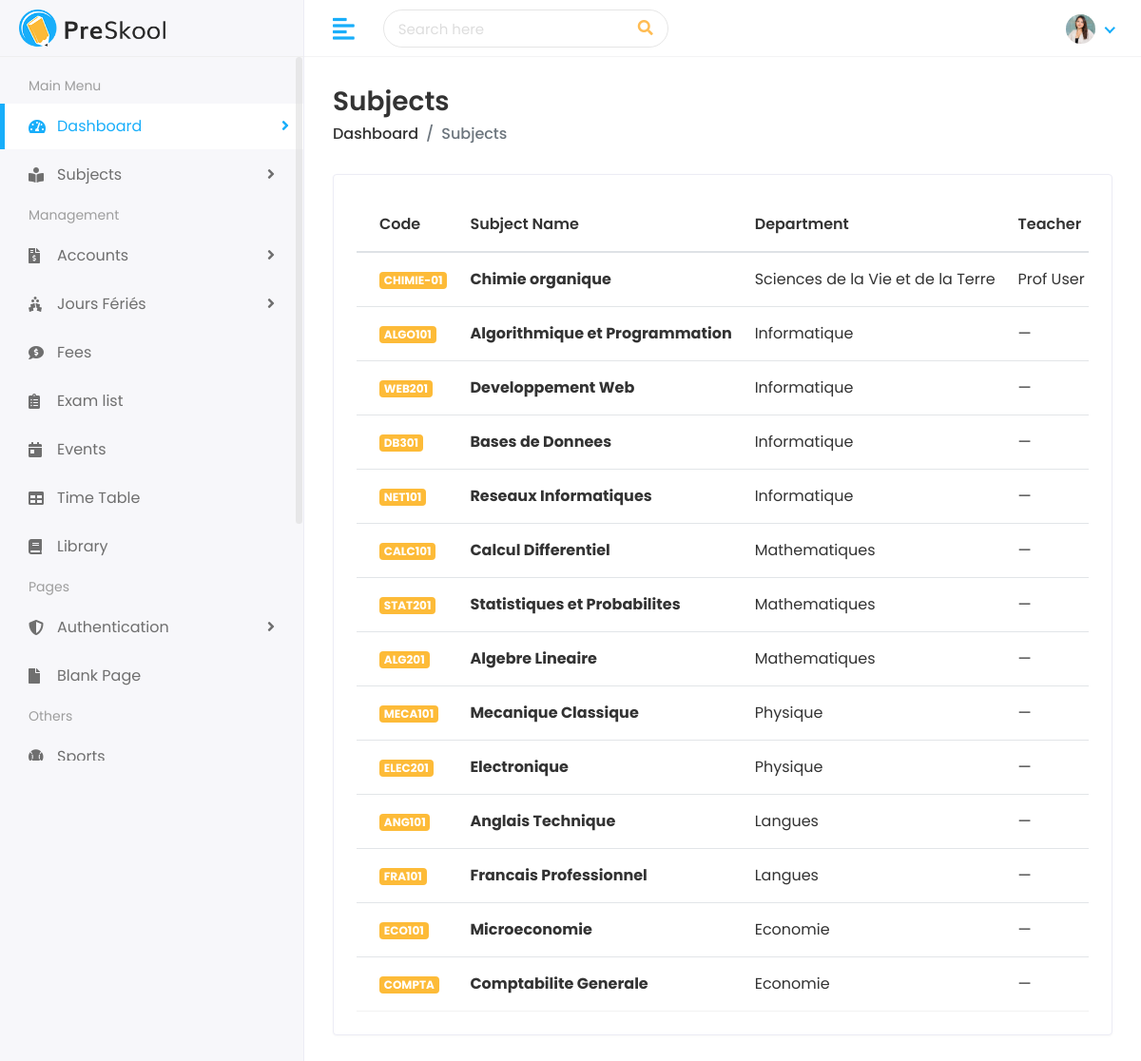
Screenshot of /subject/ (signed in) with the database file from the repository.
### subject/models.py (models this page shows, shortened)
class Subject(models.Model):
    subject_code = models.CharField(max_length=20, unique=True)
    subject_name = models.CharField(max_length=100)
    department = models.ForeignKey(Department, on_delete=models.SET_NULL, null=True, blank=True)
    teacher = models.ForeignKey(Teacher, on_delete=models.SET_NULL, null=True, blank=True)
    credits = models.IntegerField(default=0)
    description = models.TextField(blank=True)

### department/models.py (models this page shows, shortened)
class Department(models.Model):
    department_id = models.CharField(max_length=50, unique=True)
    department_name = models.CharField(max_length=100)
    head_of_department = models.CharField(max_length=100)
    start_date = models.DateField()
    no_of_students = models.IntegerField(default=0)

### teacher/models.py (models this page shows, shortened)
class Teacher(models.Model):
    teacher_id = models.CharField(max_length=50, unique=True)
    first_name = models.CharField(max_length=100)
    last_name = models.CharField(max_length=100)
    gender = models.CharField(max_length=20)
    date_of_birth = models.DateField()
    mobile_number = models.CharField(max_length=20)
    joining_date = models.DateField()
    experience = models.CharField(max_length=50)
    address = models.TextField()
    department = models.ForeignKey(Department, on_delete=models.CASCADE)

### subject/views.py (the view)
# urls.py: path('', views.subject_list, name='subject_list'),
@login_required(login_url='login')
def subject_list(request):
    subjects = Subject.objects.select_related('department', 'teacher').all()
    return render(request, 'subject/subjects.html', {'subjects': subjects})

### templates/subject/subjects.html (shortened to what this page needs)
{% extends 'Home/base.html' %}
{% load static %}
{% block body %}
<div class="page-wrapper">
    <div class="content container-fluid">
        <div class="page-header">
            <div class="row align-items-center">
                <div class="col">
                    <h3 class="page-title">Subjects</h3>
                    <ul class="breadcrumb">
                        <li class="breadcrumb-item"><a href="{% url 'index' %}">Dashboard</a></li>
                        <li class="breadcrumb-item active">Subjects</li>
                    </ul>
                </div>
            </div>
        </div>
        <div class="row">
            <div class="col-sm-12">
                <div class="card card-table">
                    <div class="card-body">
                        <div class="table-responsive">
                            <table class="table table-hover table-center mb-0 datatable">
                                <thead>
                                    <tr>
                                        <th>Code</th>
                                        <th>Subject Name</th>
                                        <th>Department</th>
                                        <th>Teacher</th>
                                    </tr>
                                </thead>
                                <tbody>
                                    {% for subject in subjects %}
                                    <tr>
                                        <td><span class="badge badge-primary">{{ subject.subject_code }}</span></td>
                                        <td><strong>{{ subject.subject_name }}</strong></td>
                                        <td>{{ subject.department.department_name|default:"—" }}</td>
                                        <td>{{ subject.teacher.first_name|default:"" }} {{ subject.teacher.last_name|default:"—" }}</td>
                                    </tr>
                                    {% empty %}
                                    <tr>
                                        <td colspan="6" class="text-center">Aucune matière trouvée.</td>
                                    </tr>
                                    {% endfor %}
                                </tbody>
                            </table>
                        </div>
                    </div>
                </div>
            </div>
        </div>
    </div>
</div>
{% endblock %}

### static/assets/css/style.css (style rules this page uses)
html { height: 100%; }
body { background-color: #fff; color: #333; font-family: 'Poppins', sans-serif; font-size: 1rem; height: 100%; line-height: 1.5; overflow-x: hidden; }
h1, h2, h3, h4, h5, h6 { font-family: 'Poppins', sans-serif; margin-top: 0; }
ul, ol { padding: 0px; list-style: none; }
.table { color: #333; max-width: 100%; margin-bottom: 0; width: 100%; }
.table thead tr th { font-weight: 600; }
.table tbody tr { border-bottom: 1px solid rgba(0, 0, 0, 0.05); }
.table.table-center td, .table.table-center th { vertical-align: middle; }
.card-table .card-body .table > thead > tr > th { border-top: 0; }
.card-table .card-body .table tr td:first-child, .card-table .card-body .table tr th:first-child { padding-left: 1.5rem; }
.card-table .table td, .card-table .table th { border-top: 1px solid #e2e5e8; padding: 1rem 0.75rem; white-space: nowrap; }
.pro-bg-primary, .badge-primary { background-color: #fdbb38 !important; }
.card { border: 1px solid #ececf5; box-shadow: 0 1px 3px 0 rgba(0, 0, 0, 0.03); margin-bottom: 1.875rem; }
.card-body { padding: 1.5rem; }
.page-wrapper { margin-left: 320px; padding-top: 60px; position: relative; transition: all 0.4s ease; }
.page-wrapper > .content { padding: 1.875rem 1.875rem 0; }
.page-header { margin-bottom: 1.875rem; }
.page-header .breadcrumb { background-color: transparent; color: #6c757d; font-size: 1rem; font-weight: 500; margin-bottom: 0; padding: 0; }
.page-header .breadcrumb a { color: #333; }
.page-title { font-size: 28px; font-weight: 600; color: #333; margin-bottom: 5px; }

### rows the page displays
Subject: subject_code "CHIMIE-01", subject_name "Chimie organique", department.department_name "Sciences de la Vie et de la Terre", teacher.first_name "Prof", teacher.last_name "User"
Subject: subject_code "ALGO101", subject_name "Algorithmique et Programmation", department.department_name "Informatique", teacher.last_name "—"
Subject: subject_code "WEB201", subject_name "Developpement Web", department.department_name "Informatique", teacher.last_name "—"
Subject: subject_code "DB301", subject_name "Bases de Donnees", department.department_name "Informatique", teacher.last_name "—"
Subject: subject_code "NET101", subject_name "Reseaux Informatiques", department.department_name "Informatique", teacher.last_name "—"
Subject: subject_code "CALC101", subject_name "Calcul Differentiel", department.department_name "Mathematiques", teacher.last_name "—"
Subject: subject_code "STAT201", subject_name "Statistiques et Probabilites", department.department_name "Mathematiques", teacher.last_name "—"
Subject: subject_code "ALG201", subject_name "Algebre Lineaire", department.department_name "Mathematiques", teacher.last_name "—"
Subject: subject_code "MECA101", subject_name "Mecanique Classique", department.department_name "Physique", teacher.last_name "—"
Subject: subject_code "ELEC201", subject_name "Electronique", department.department_name "Physique", teacher.last_name "—"
Subject: subject_code "ANG101", subject_name "Anglais Technique", department.department_name "Langues", teacher.last_name "—"
Subject: subject_code "FRA101", subject_name "Francais Professionnel", department.department_name "Langues", teacher.last_name "—"
Subject: subject_code "ECO101", subject_name "Microeconomie", department.department_name "Economie", teacher.last_name "—"
Subject: subject_code "COMPTA", subject_name "Comptabilite Generale", department.department_name "Economie", teacher.last_name "—"
